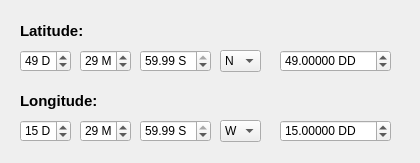
<?xml version="1.0" encoding="UTF-8"?>
<ui version="4.0">
 <class>LatLongCalcDialogBase</class>
 <widget class="QDialog" name="LatLongCalcDialogBase">
  <property name="geometry">
   <rect>
    <x>0</x>
    <y>0</y>
    <width>420</width>
    <height>163</height>
   </rect>
  </property>
  <property name="windowTitle">
   <string>Latitude / Longtitude Calculator</string>
  </property>
  <widget class="QLabel" name="label">
   <property name="geometry">
    <rect>
     <x>20</x>
     <y>20</y>
     <width>91</width>
     <height>21</height>
    </rect>
   </property>
   <property name="font">
    <font>
     <pointsize>11</pointsize>
     <weight>75</weight>
     <bold>true</bold>
    </font>
   </property>
   <property name="text">
    <string>Latitude:</string>
   </property>
  </widget>
  <widget class="QSpinBox" name="spbLatD">
   <property name="geometry">
    <rect>
     <x>20</x>
     <y>50</y>
     <width>51</width>
     <height>22</height>
    </rect>
   </property>
   <property name="suffix">
    <string> D</string>
   </property>
   <property name="maximum">
    <number>90</number>
   </property>
   <property name="value">
    <number>49</number>
   </property>
  </widget>
  <widget class="QSpinBox" name="spbLatM">
   <property name="geometry">
    <rect>
     <x>80</x>
     <y>50</y>
     <width>51</width>
     <height>22</height>
    </rect>
   </property>
   <property name="suffix">
    <string> M</string>
   </property>
   <property name="maximum">
    <number>59</number>
   </property>
   <property name="value">
    <number>29</number>
   </property>
  </widget>
  <widget class="QDoubleSpinBox" name="spbLatS">
   <property name="geometry">
    <rect>
     <x>140</x>
     <y>50</y>
     <width>71</width>
     <height>22</height>
    </rect>
   </property>
   <property name="prefix">
    <string/>
   </property>
   <property name="suffix">
    <string> S</string>
   </property>
   <property name="maximum">
    <double>59.990000000000002</double>
   </property>
   <property name="value">
    <double>59.990000000000002</double>
   </property>
  </widget>
  <widget class="QComboBox" name="cmbLatH">
   <property name="geometry">
    <rect>
     <x>220</x>
     <y>50</y>
     <width>41</width>
     <height>22</height>
    </rect>
   </property>
   <property name="currentText">
    <string>N</string>
   </property>
   <item>
    <property name="text">
     <string>N</string>
    </property>
   </item>
   <item>
    <property name="text">
     <string>S</string>
    </property>
   </item>
  </widget>
  <widget class="QDoubleSpinBox" name="spbLatDD">
   <property name="geometry">
    <rect>
     <x>280</x>
     <y>50</y>
     <width>111</width>
     <height>22</height>
    </rect>
   </property>
   <property name="suffix">
    <string> DD</string>
   </property>
   <property name="decimals">
    <number>5</number>
   </property>
   <property name="minimum">
    <double>-90.000000000000000</double>
   </property>
   <property name="maximum">
    <double>90.000000000000000</double>
   </property>
   <property name="singleStep">
    <double>0.010000000000000</double>
   </property>
   <property name="value">
    <double>49.000000000000000</double>
   </property>
  </widget>
  <widget class="QSpinBox" name="spbLongD">
   <property name="geometry">
    <rect>
     <x>20</x>
     <y>120</y>
     <width>51</width>
     <height>22</height>
    </rect>
   </property>
   <property name="suffix">
    <string> D</string>
   </property>
   <property name="maximum">
    <number>90</number>
   </property>
   <property name="value">
    <number>15</number>
   </property>
  </widget>
  <widget class="QDoubleSpinBox" name="spbLongDD">
   <property name="geometry">
    <rect>
     <x>280</x>
     <y>120</y>
     <width>111</width>
     <height>22</height>
    </rect>
   </property>
   <property name="suffix">
    <string> DD</string>
   </property>
   <property name="decimals">
    <number>5</number>
   </property>
   <property name="minimum">
    <double>-180.000000000000000</double>
   </property>
   <property name="maximum">
    <double>180.000000000000000</double>
   </property>
   <property name="singleStep">
    <double>0.010000000000000</double>
   </property>
   <property name="value">
    <double>15.000000000000000</double>
   </property>
  </widget>
  <widget class="QLabel" name="label_2">
   <property name="geometry">
    <rect>
     <x>20</x>
     <y>90</y>
     <width>101</width>
     <height>21</height>
    </rect>
   </property>
   <property name="font">
    <font>
     <pointsize>11</pointsize>
     <weight>75</weight>
     <bold>true</bold>
    </font>
   </property>
   <property name="text">
    <string>Longitude:</string>
   </property>
  </widget>
  <widget class="QDoubleSpinBox" name="spbLongS">
   <property name="geometry">
    <rect>
     <x>140</x>
     <y>120</y>
     <width>71</width>
     <height>22</height>
    </rect>
   </property>
   <property name="prefix">
    <string/>
   </property>
   <property name="suffix">
    <string> S</string>
   </property>
   <property name="maximum">
    <double>59.990000000000002</double>
   </property>
   <property name="value">
    <double>59.990000000000002</double>
   </property>
  </widget>
  <widget class="QSpinBox" name="spbLongM">
   <property name="geometry">
    <rect>
     <x>80</x>
     <y>120</y>
     <width>51</width>
     <height>22</height>
    </rect>
   </property>
   <property name="suffix">
    <string> M</string>
   </property>
   <property name="maximum">
    <number>59</number>
   </property>
   <property name="value">
    <number>29</number>
   </property>
  </widget>
  <widget class="QComboBox" name="cmbLongH">
   <property name="geometry">
    <rect>
     <x>220</x>
     <y>120</y>
     <width>41</width>
     <height>22</height>
    </rect>
   </property>
   <property name="currentText">
    <string>E</string>
   </property>
   <item>
    <property name="text">
     <string>W</string>
    </property>
   </item>
   <item>
    <property name="text">
     <string>E</string>
    </property>
   </item>
  </widget>
 </widget>
 <resources/>
 <connections/>
</ui>
